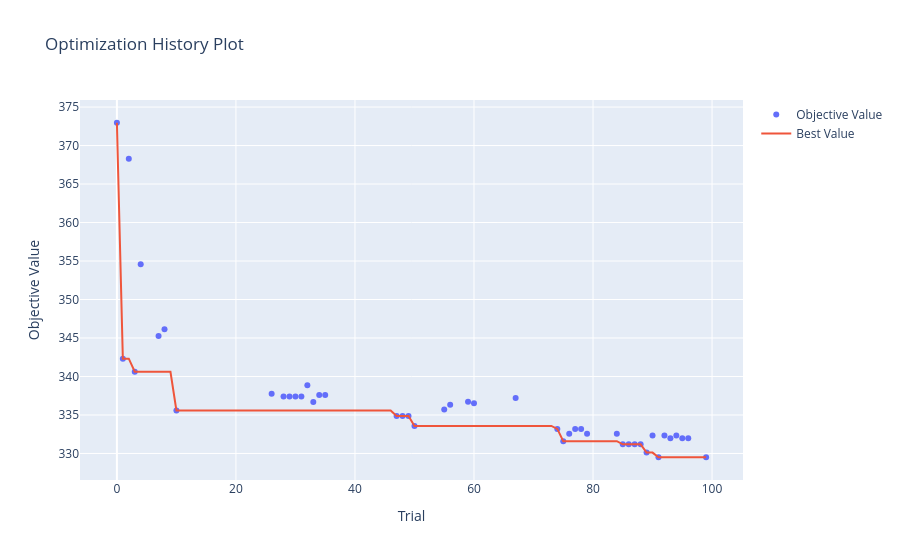
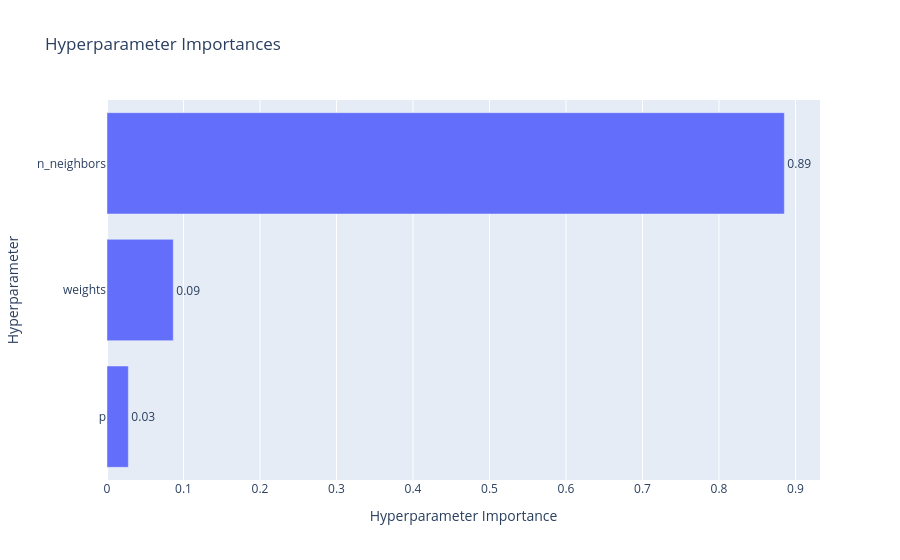

Write notebook code for charts like these, in order.
### Code cell
def objective(trial):
    params = {
        "n_neighbors": trial.suggest_int('n_neighbors', 2, 100),
        "weights": trial.suggest_categorical('weights', ['uniform', 'distance']),
        "p": trial.suggest_int('p', 1, 6)
    }

    model = KNeighborsRegressor(**params)
    pipeline = Pipeline([
        ("preprocessor", knn_preprocessor),
        ("model", model)
    ])

    scorer = make_scorer(root_mean_squared_error)

    scores = cross_val_score(
        pipeline,
        X_train_val,
        y_train_val,
        cv=cv,
        scoring=scorer
    )
    
    mean_score = scores.mean()

    trial.report(mean_score, step=0)

    if trial.should_prune():
        raise optuna.TrialPruned()

    return mean_score

sampler = optuna.samplers.TPESampler(seed=RANDOM_STATE)
study = optuna.create_study(direction='minimize', sampler=sampler)
study.optimize(objective, n_trials=100, show_progress_bar=True, n_jobs=4)

fig1 = optuna.visualization.plot_optimization_history(study)
fig2 = optuna.visualization.plot_param_importances(study)

display(fig1)
display(fig2) 

knn_best_params = study.best_params
print("Лучшие гиперпараметры:", knn_best_params)
knn_best_value = study.best_value
print("Лучшее среднее значение RMSE на кросс-валидации:", round(knn_best_value, 3))

### Figure 1 — Plotly figure (JSON) as saved in the notebook; plotly's stock layout.template omitted (floating-point values rounded to 4 significant figures)
{"data": [{"mode": "markers", "name": "Objective Value", "type": "scatter", "x": [0, 1, 2, 3, 4, 7, 8, 10, 26, 28, 29, 30, 31, 32, 33, 34, 35, 47, 48, 49, 50, 55, 56, 59, 60, 67, 74, 75, 76, 77, 78, 79, 84, 85, 86, 87, 88, 89, 90, 91, 92, 93, 94, 95, 96, 99], "y": [373.0, 342.3, 368.3, 340.6, 354.6, 345.3, 346.1, 335.6, 337.8, 337.4, 337.4, 337.4, 337.4, 338.8, 336.7, 337.6, 337.6, 334.9, 334.9, 334.9, 333.6, 335.7, 336.3, 336.7, 336.5, 337.2, 333.2, 331.6, 332.6, 333.2, 333.2, 332.6, 332.6, 331.2, 331.2, 331.2, 331.2, 330.1, 332.3, 329.5, 332.3, 332.0, 332.3, 332.0, 332.0, 329.5]}, {"mode": "lines", "name": "Best Value", "type": "scatter", "x": [0, 1, 2, 3, 4, 5, 6, 7, 8, 9, 10, 11, 12, 13, 14, 15, 16, 17, 18, 19, 20, 21, 22, 23, 24, 25, 26, 27, 28, 29, 30, 31, 32, 33, 34, 35, 36, 37, 38, 39, 40, 41, 42, 43, 44, 45, 46, 47, 48, 49, 50, 51, 52, 53, 54, 55, 56, 57, 58, 59, 60, 61, 62, 63, 64, 65, 66, 67, 68, 69, 70, 71, 72, 73, 74, 75, 76, 77, 78, 79, 80, 81, 82, 83, 84, 85, 86, 87, 88, 89, 90, 91, 92, 93, 94, 95, 96, 97, 98, 99], "y": [373.0, 342.3, 342.3, 340.6, 340.6, 340.6, 340.6, 340.6, 340.6, 340.6, 335.6, 335.6, 335.6, 335.6, 335.6, 335.6, 335.6, 335.6, 335.6, 335.6, 335.6, 335.6, 335.6, 335.6, 335.6, 335.6, 335.6, 335.6, 335.6, 335.6, 335.6, 335.6, 335.6, 335.6, 335.6, 335.6, 335.6, 335.6, 335.6, 335.6, 335.6, 335.6, 335.6, 335.6, 335.6, 335.6, 335.6, 334.9, 334.9, 334.9, 333.6, 333.6, 333.6, 333.6, 333.6, 333.6, 333.6, 333.6, 333.6, 333.6, 333.6, 333.6, 333.6, 333.6, 333.6, 333.6, 333.6, 333.6, 333.6, 333.6, 333.6, 333.6, 333.6, 333.6, 333.2, 331.6, 331.6, 331.6, 331.6, 331.6, 331.6, 331.6, 331.6, 331.6, 331.6, 331.2, 331.2, 331.2, 331.2, 330.1, 330.1, 329.5, 329.5, 329.5, 329.5, 329.5, 329.5, 329.5, 329.5, 329.5]}, {"marker": {"color": "#cccccc"}, "mode": "markers", "name": "Infeasible Trial", "showlegend": false, "type": "scatter", "x": [], "y": []}], "layout": {"title": {"text": "Optimization History Plot"}, "xaxis": {"title": {"text": "Trial"}}, "yaxis": {"title": {"text": "Objective Value"}}}}

### Figure 2 — Plotly figure (JSON) as saved in the notebook; plotly's stock layout.template omitted (floating-point values rounded to 4 significant figures)
{"data": [{"cliponaxis": false, "hovertemplate": ["p (IntDistribution): 0.027901259097843537<extra></extra>", "weights (CategoricalDistribution): 0.08664701146539545<extra></extra>", "n_neighbors (IntDistribution): 0.885451729436761<extra></extra>"], "name": "Objective Value", "orientation": "h", "text": ["0.03", "0.09", "0.89"], "textposition": "outside", "type": "bar", "x": [0.0279, 0.08665, 0.8855], "y": ["p", "weights", "n_neighbors"]}], "layout": {"title": {"text": "Hyperparameter Importances"}, "xaxis": {"title": {"text": "Hyperparameter Importance"}}, "yaxis": {"title": {"text": "Hyperparameter"}}}}
